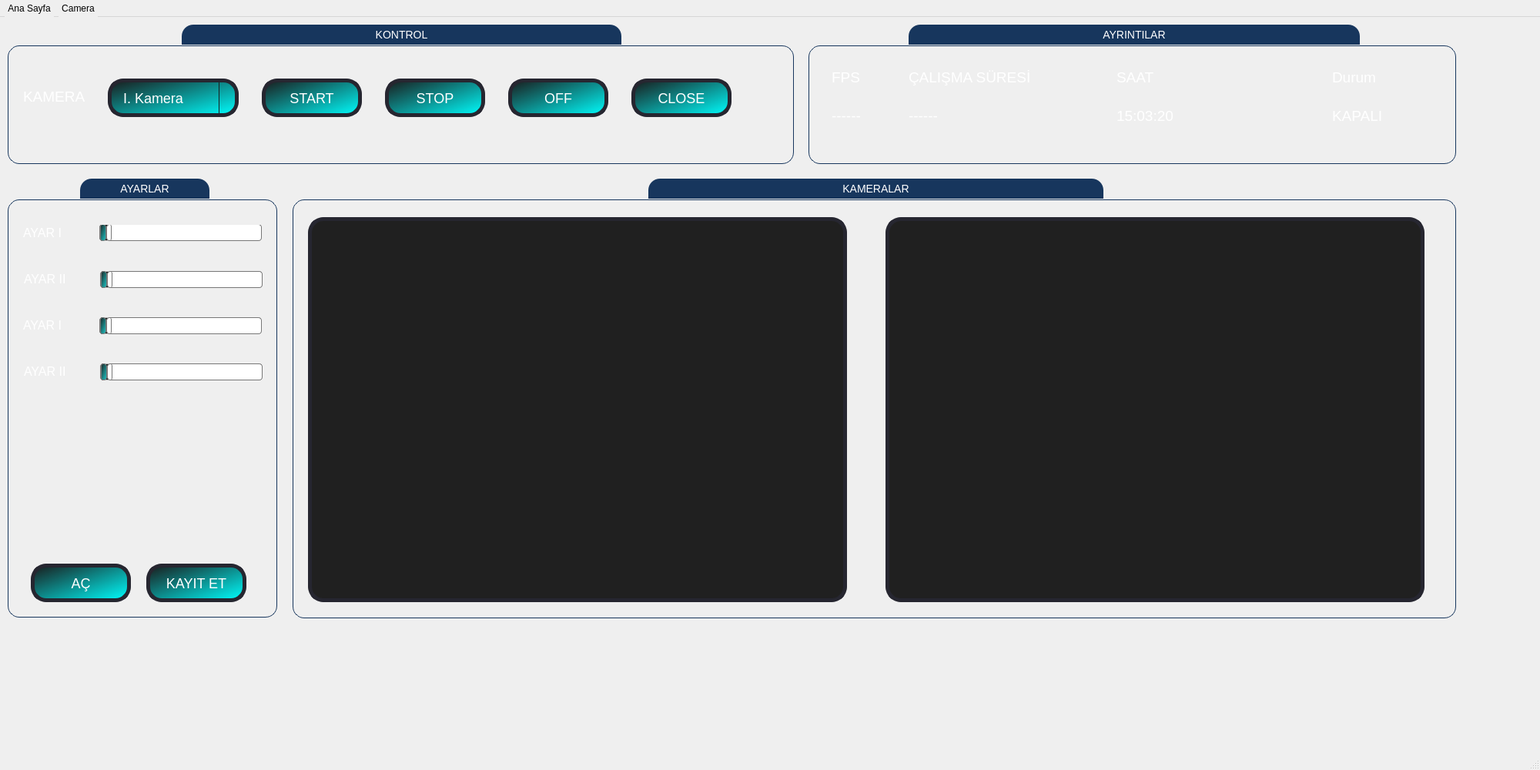
<?xml version="1.0" encoding="UTF-8"?>
<ui version="4.0">
 <class>Camera_Window</class>
 <widget class="QMainWindow" name="Camera_Window">
  <property name="geometry">
   <rect>
    <x>0</x>
    <y>0</y>
    <width>2000</width>
    <height>1000</height>
   </rect>
  </property>
  <property name="windowTitle">
   <string>MainWindow</string>
  </property>
  <property name="styleSheet">
   <string notr="true">background-color: rgb(26, 26, 26);
QMenuBar {
  background-color: #455364;
  padding: 2px;
  border: 1px solid #19232D;
  color: #E0E1E3;
  selection-background-color: #1A72BB;
}

QMenuBar:focus {
  border: 1px solid #346792;
}

QMenuBar::item {
  background: transparent;
  padding: 4px;
}

QMenuBar::item:selected {
  padding: 4px;
  background: transparent;
  border: 0px solid #455364;
  background-color: #1A72BB;
}

QMenuBar::item:pressed {
  padding: 4px;
  border: 0px solid #455364;
  background-color: #1A72BB;
  color: #E0E1E3;
  margin-bottom: 0px;
  padding-bottom: 0px;
}

/* QMenu ------------------------------------------------------------------

https://doc.qt.io/qt-5/stylesheet-examples.html#customizing-qmenu

--------------------------------------------------------------------------- */
QMenu {
  border: 0px solid #455364;
  color: #E0E1E3;
  margin: 0px;
  background-color: #37414F;
  selection-background-color: #1A72BB;
}

QMenu::separator {
  height: 1px;
  background-color: #60798B;
  color: #E0E1E3;
}

QMenu::item {
  background-color: #37414F;
  padding: 4px 24px 4px 28px;
  /* Reserve space for selection border */
  border: 1px transparent #455364;
}

QMenu::item:selected {
  color: #E0E1E3;
  background-color: #1A72BB;
}

QMenu::item:pressed {
  background-color: #1A72BB;
}

QMenu::icon {
  padding-left: 10px;
  width: 14px;
  height: 14px;
}

QMenu::indicator {
  padding-left: 8px;
  width: 12px;
  height: 12px;
  /* non-exclusive indicator = check box style indicator (see QActionGroup::setExclusive) */
  /* exclusive indicator = radio button style indicator (see QActionGroup::setExclusive) */
}
</string>
  </property>
  <widget class="QWidget" name="centralwidget">
   <widget class="QGroupBox" name="groupBox">
    <property name="geometry">
     <rect>
      <x>10</x>
      <y>10</y>
      <width>1021</width>
      <height>181</height>
     </rect>
    </property>
    <property name="styleSheet">
     <string notr="true">QGroupBox  {
    border: 1px solid gray;
    border-color: #FF17365D;
    margin-top: 27px;
    font-size: 14px;
    border-radius: 15px;
}

QGroupBox::title  {
    subcontrol-origin: margin;
    subcontrol-position: top center;
    padding: 5px 8000px 5px 8000px;
    background-color: #FF17365D;
    color: rgb(255, 255, 255);
	border-top-left-radius: 15px;
    border-top-right-radius: 15px;
    padding: 5px 250px;
    background-color: #FF17365D;
}
</string>
    </property>
    <property name="title">
     <string>KONTROL</string>
    </property>
    <widget class="QPushButton" name="Stop_pushButton">
     <property name="geometry">
      <rect>
       <x>490</x>
       <y>70</y>
       <width>130</width>
       <height>50</height>
      </rect>
     </property>
     <property name="styleSheet">
      <string notr="true">QPushButton {
	color:white;
    background-color: qlineargradient(x1:0, y1:0, x2:1,y2:1, stop: 1 rgb(0, 255, 255), stop: 0 rgb(26, 26, 26));

    border-color: rgb(26, 26, 26);
    border-width: 1px;
    border-style: solid;
	border-radius:20px;
	font:18px;
	border: 5px solid rgb(38, 38, 48);
}

QPushButton:hover {
	
	background-color: rgb(30, 150, 150);
}
</string>
     </property>
     <property name="text">
      <string>STOP</string>
     </property>
    </widget>
    <widget class="QPushButton" name="Start_pushButton">
     <property name="geometry">
      <rect>
       <x>330</x>
       <y>70</y>
       <width>130</width>
       <height>50</height>
      </rect>
     </property>
     <property name="styleSheet">
      <string notr="true">QPushButton {
	color:white;
    background-color: qlineargradient(x1:0, y1:0, x2:1,y2:1, stop: 1 rgb(0, 255, 255), stop: 0 rgb(26, 26, 26));

    border-color: rgb(26, 26, 26);
    border-width: 1px;
    border-style: solid;
	border-radius:20px;
	font:18px;
	border: 5px solid rgb(38, 38, 48);
}

QPushButton:hover {
	
	background-color: rgb(30, 150, 150);
}
</string>
     </property>
     <property name="text">
      <string>START</string>
     </property>
    </widget>
    <widget class="QLabel" name="label_3">
     <property name="geometry">
      <rect>
       <x>20</x>
       <y>75</y>
       <width>111</width>
       <height>37</height>
      </rect>
     </property>
     <property name="font">
      <font>
       <pointsize>14</pointsize>
      </font>
     </property>
     <property name="styleSheet">
      <string notr="true">color:white;</string>
     </property>
     <property name="text">
      <string>KAMERA</string>
     </property>
    </widget>
    <widget class="QPushButton" name="Off_pushButton">
     <property name="geometry">
      <rect>
       <x>650</x>
       <y>70</y>
       <width>130</width>
       <height>50</height>
      </rect>
     </property>
     <property name="styleSheet">
      <string notr="true">QPushButton {
	color:white;
    background-color: qlineargradient(x1:0, y1:0, x2:1,y2:1, stop: 1 rgb(0, 255, 255), stop: 0 rgb(26, 26, 26));

    border-color: rgb(26, 26, 26);
    border-width: 1px;
    border-style: solid;
	border-radius:20px;
	font:18px;
	border: 5px solid rgb(38, 38, 48);
}

QPushButton:hover {
	
	background-color: rgb(30, 150, 150);
}
</string>
     </property>
     <property name="text">
      <string>OFF</string>
     </property>
    </widget>
    <widget class="QComboBox" name="Camera_comboBox">
     <property name="geometry">
      <rect>
       <x>130</x>
       <y>70</y>
       <width>170</width>
       <height>50</height>
      </rect>
     </property>
     <property name="styleSheet">
      <string notr="true">QComboBox
{

    color:white;
    background-color: qlineargradient(x1:0, y1:0, x2:1,y2:1, stop: 1 rgb(0, 255, 255), stop: 0 rgb(26, 26, 26));
    border-color: rgb(26, 26, 26);
    border-width: 1px;
    border-style: solid;
	border-radius:20px;
	font:18px;
	border: 5px solid rgb(38, 38, 48);
	padding-left: 15px;
}

QComboBox QListView
{
    border-style: none;
    background-color: qlineargradient(x1:0, y1:0, x2:1,y2:1, stop: 1 rgb(30, 200, 200), stop: 0 rgb(26, 26, 26));
}

QComboBox::drop-down
{
    width: 20px;
    border: 1px;
    border-color:rgb(26, 26, 26);
    border-left-style:solid;
    border-top-style: none;
    border-bottom-style: none;
    border-right-style: none;
}

QComboBox::down-arrow
{
    width: 16px;
    height: 16px;
}</string>
     </property>
     <item>
      <property name="text">
       <string>I. Kamera</string>
      </property>
     </item>
     <item>
      <property name="text">
       <string>II. Kamera</string>
      </property>
     </item>
     <item>
      <property name="text">
       <string>III. Kamera</string>
      </property>
     </item>
     <item>
      <property name="text">
       <string>IV. Kamera</string>
      </property>
     </item>
    </widget>
    <widget class="QPushButton" name="Close_pushButton">
     <property name="geometry">
      <rect>
       <x>810</x>
       <y>70</y>
       <width>130</width>
       <height>50</height>
      </rect>
     </property>
     <property name="styleSheet">
      <string notr="true">QPushButton {
	color:white;
    background-color: qlineargradient(x1:0, y1:0, x2:1,y2:1, stop: 1 rgb(0, 255, 255), stop: 0 rgb(26, 26, 26));

    border-color: rgb(26, 26, 26);
    border-width: 1px;
    border-style: solid;
	border-radius:20px;
	font:18px;
	border: 5px solid rgb(38, 38, 48);
}

QPushButton:hover {
	
	background-color: rgb(30, 150, 150);
}
</string>
     </property>
     <property name="text">
      <string>CLOSE</string>
     </property>
    </widget>
   </widget>
   <widget class="QGroupBox" name="groupBox_2">
    <property name="geometry">
     <rect>
      <x>1050</x>
      <y>10</y>
      <width>841</width>
      <height>181</height>
     </rect>
    </property>
    <property name="styleSheet">
     <string notr="true">QGroupBox  {
    border: 1px solid gray;
    border-color: #FF17365D;
    margin-top: 27px;
    font-size: 14px;
    border-radius: 15px;
}

QGroupBox::title  {
    subcontrol-origin: margin;
    subcontrol-position: top center;
    padding: 5px 8000px 5px 8000px;
    background-color: #FF17365D;
    color: rgb(255, 255, 255);
	border-top-left-radius: 15px;
    border-top-right-radius: 15px;
    padding: 5px 250px;
    background-color: #FF17365D;
}
</string>
    </property>
    <property name="title">
     <string>AYRINTILAR</string>
    </property>
    <widget class="QLabel" name="label_9">
     <property name="geometry">
      <rect>
       <x>130</x>
       <y>100</y>
       <width>231</width>
       <height>37</height>
      </rect>
     </property>
     <property name="font">
      <font>
       <pointsize>14</pointsize>
       <weight>50</weight>
       <italic>false</italic>
       <bold>false</bold>
      </font>
     </property>
     <property name="styleSheet">
      <string notr="true">color: rgb(255, 255, 255);</string>
     </property>
     <property name="text">
      <string>------</string>
     </property>
    </widget>
    <widget class="QLabel" name="Fps_label">
     <property name="geometry">
      <rect>
       <x>30</x>
       <y>50</y>
       <width>61</width>
       <height>37</height>
      </rect>
     </property>
     <property name="font">
      <font>
       <pointsize>14</pointsize>
       <weight>50</weight>
       <italic>false</italic>
       <bold>false</bold>
      </font>
     </property>
     <property name="styleSheet">
      <string notr="true">color: rgb(255, 255, 255);</string>
     </property>
     <property name="text">
      <string>FPS</string>
     </property>
    </widget>
    <widget class="QLabel" name="label_8">
     <property name="geometry">
      <rect>
       <x>30</x>
       <y>100</y>
       <width>61</width>
       <height>37</height>
      </rect>
     </property>
     <property name="font">
      <font>
       <pointsize>14</pointsize>
       <weight>50</weight>
       <italic>false</italic>
       <bold>false</bold>
      </font>
     </property>
     <property name="styleSheet">
      <string notr="true">color: rgb(255, 255, 255);</string>
     </property>
     <property name="text">
      <string>------</string>
     </property>
    </widget>
    <widget class="QLabel" name="label_10">
     <property name="geometry">
      <rect>
       <x>400</x>
       <y>50</y>
       <width>231</width>
       <height>37</height>
      </rect>
     </property>
     <property name="font">
      <font>
       <pointsize>14</pointsize>
       <weight>50</weight>
       <italic>false</italic>
       <bold>false</bold>
      </font>
     </property>
     <property name="styleSheet">
      <string notr="true">color: rgb(255, 255, 255);</string>
     </property>
     <property name="text">
      <string>SAAT</string>
     </property>
    </widget>
    <widget class="QLabel" name="Calisma_label">
     <property name="geometry">
      <rect>
       <x>130</x>
       <y>50</y>
       <width>231</width>
       <height>37</height>
      </rect>
     </property>
     <property name="font">
      <font>
       <pointsize>14</pointsize>
       <weight>50</weight>
       <italic>false</italic>
       <bold>false</bold>
      </font>
     </property>
     <property name="styleSheet">
      <string notr="true">color: rgb(255, 255, 255);</string>
     </property>
     <property name="text">
      <string>ÇALIŞMA SÜRESİ</string>
     </property>
    </widget>
    <widget class="QLabel" name="label_11">
     <property name="geometry">
      <rect>
       <x>400</x>
       <y>100</y>
       <width>231</width>
       <height>37</height>
      </rect>
     </property>
     <property name="font">
      <font>
       <pointsize>14</pointsize>
       <weight>50</weight>
       <italic>false</italic>
       <bold>false</bold>
      </font>
     </property>
     <property name="styleSheet">
      <string notr="true">color: rgb(255, 255, 255);</string>
     </property>
     <property name="text">
      <string>15:03:20</string>
     </property>
    </widget>
    <widget class="QLabel" name="Durum_Cam">
     <property name="geometry">
      <rect>
       <x>680</x>
       <y>100</y>
       <width>231</width>
       <height>37</height>
      </rect>
     </property>
     <property name="font">
      <font>
       <pointsize>14</pointsize>
       <weight>50</weight>
       <italic>false</italic>
       <bold>false</bold>
      </font>
     </property>
     <property name="styleSheet">
      <string notr="true">color: rgb(255, 255, 255);</string>
     </property>
     <property name="text">
      <string>KAPALI</string>
     </property>
    </widget>
    <widget class="QLabel" name="label_15">
     <property name="geometry">
      <rect>
       <x>680</x>
       <y>50</y>
       <width>231</width>
       <height>37</height>
      </rect>
     </property>
     <property name="font">
      <font>
       <pointsize>14</pointsize>
       <weight>50</weight>
       <italic>false</italic>
       <bold>false</bold>
      </font>
     </property>
     <property name="styleSheet">
      <string notr="true">color: rgb(255, 255, 255);</string>
     </property>
     <property name="text">
      <string>Durum</string>
     </property>
    </widget>
   </widget>
   <widget class="QGroupBox" name="groupBox_3">
    <property name="geometry">
     <rect>
      <x>10</x>
      <y>210</y>
      <width>350</width>
      <height>570</height>
     </rect>
    </property>
    <property name="styleSheet">
     <string notr="true">QGroupBox  {
    border: 1px solid gray;
    border-color: #FF17365D;
    margin-top: 27px;
    font-size: 14px;
    border-radius: 15px;
}

QGroupBox::title  {
    subcontrol-origin: margin;
    subcontrol-position: top center;
    padding: 5px 8000px 5px 8000px;
    background-color: #FF17365D;
    color: rgb(255, 255, 255);
	border-top-left-radius: 15px;
    border-top-right-radius: 15px;
    padding: 5px 50px;
    background-color: #FF17365D;
}
</string>
    </property>
    <property name="title">
     <string>AYARLAR</string>
    </property>
    <widget class="QSlider" name="horizontalSlider">
     <property name="geometry">
      <rect>
       <x>119</x>
       <y>60</y>
       <width>211</width>
       <height>21</height>
      </rect>
     </property>
     <property name="styleSheet">
      <string notr="true">QSlider::groove:horizontal {
	border: 1px solid #bbb;
	background-color: rgb(26, 26, 26);
	height: 20px;
	border-radius: 4px;
}

QSlider::sub-page:horizontal {
	background: qlineargradient(x1:0, y1:0, x2:1,y2:1, stop: 1 rgb(30, 200, 200), stop: 0 rgb(26, 26, 26));
	background: qlineargradient(x1:0, y1:0, x2:1,y2:1, stop: 1 rgb(30, 200, 200), stop: 0 rgb(26, 26, 26));
	border: 1px solid #777;
	height: 10px;
	border-radius: 4px;
}

QSlider::add-page:horizontal {
	background: #fff;
	border: 1px solid #777;
	height: 10px;
	border-radius: 4px;
}

QSlider::handle:horizontal {
	background: qlineargradient(x1:0, y1:0, x2:1, y2:1,
    stop:0 #FF17365D, stop:1 #FF17365D);
	border: 1px solid #777;
	width: 13px;
	margin-top: -2px;
	margin-bottom: -2px;
	border-radius: 4px;
}

QSlider::handle:horizontal:hover {
	background: qlineargradient(x1:0, y1:0, x2:1, y2:1,
    stop:0 #FF17365D, stop:1 #FF17365D);
	border: 1px solid #444;
	border-radius: 4px;
}

QSlider::sub-page:horizontal:disabled {
	background: #bbb;
	border-color: #999;
}

QSlider::add-page:horizontal:disabled {
	background: #eee;
	border-color: #999;
}

QSlider::handle:horizontal:disabled {
	background: #eee;
	border: 1px solid #aaa;
	border-radius: 4px;
}</string>
     </property>
     <property name="orientation">
      <enum>Qt::Horizontal</enum>
     </property>
    </widget>
    <widget class="QLabel" name="label_4">
     <property name="geometry">
      <rect>
       <x>20</x>
       <y>50</y>
       <width>100</width>
       <height>40</height>
      </rect>
     </property>
     <property name="font">
      <font>
       <pointsize>12</pointsize>
       <weight>50</weight>
       <italic>false</italic>
       <bold>false</bold>
      </font>
     </property>
     <property name="styleSheet">
      <string notr="true">color:white;</string>
     </property>
     <property name="text">
      <string>AYAR I</string>
     </property>
    </widget>
    <widget class="QLabel" name="label_5">
     <property name="geometry">
      <rect>
       <x>21</x>
       <y>110</y>
       <width>100</width>
       <height>40</height>
      </rect>
     </property>
     <property name="font">
      <font>
       <pointsize>12</pointsize>
       <weight>50</weight>
       <italic>false</italic>
       <bold>false</bold>
      </font>
     </property>
     <property name="styleSheet">
      <string notr="true">color:white;</string>
     </property>
     <property name="text">
      <string>AYAR II</string>
     </property>
    </widget>
    <widget class="QSlider" name="horizontalSlider_2">
     <property name="geometry">
      <rect>
       <x>120</x>
       <y>120</y>
       <width>211</width>
       <height>22</height>
      </rect>
     </property>
     <property name="styleSheet">
      <string notr="true">QSlider::groove:horizontal {
	border: 1px solid #bbb;
	background-color: rgb(26, 26, 26);
	height: 20px;
	border-radius: 4px;
}

QSlider::sub-page:horizontal {
	background: qlineargradient(x1:0, y1:0, x2:1,y2:1, stop: 1 rgb(30, 200, 200), stop: 0 rgb(26, 26, 26));
	background: qlineargradient(x1:0, y1:0, x2:1,y2:1, stop: 1 rgb(30, 200, 200), stop: 0 rgb(26, 26, 26));
	border: 1px solid #777;
	height: 10px;
	border-radius: 4px;
}

QSlider::add-page:horizontal {
	background: #fff;
	border: 1px solid #777;
	height: 10px;
	border-radius: 4px;
}

QSlider::handle:horizontal {
	background: qlineargradient(x1:0, y1:0, x2:1, y2:1,
    stop:0 #FF17365D, stop:1 #FF17365D);
	border: 1px solid #777;
	width: 13px;
	margin-top: -2px;
	margin-bottom: -2px;
	border-radius: 4px;
}

QSlider::handle:horizontal:hover {
	background: qlineargradient(x1:0, y1:0, x2:1, y2:1,
    stop:0 #FF17365D, stop:1 #FF17365D);
	border: 1px solid #444;
	border-radius: 4px;
}

QSlider::sub-page:horizontal:disabled {
	background: #bbb;
	border-color: #999;
}

QSlider::add-page:horizontal:disabled {
	background: #eee;
	border-color: #999;
}

QSlider::handle:horizontal:disabled {
	background: #eee;
	border: 1px solid #aaa;
	border-radius: 4px;
}</string>
     </property>
     <property name="orientation">
      <enum>Qt::Horizontal</enum>
     </property>
    </widget>
    <widget class="QLabel" name="label_12">
     <property name="geometry">
      <rect>
       <x>20</x>
       <y>170</y>
       <width>100</width>
       <height>40</height>
      </rect>
     </property>
     <property name="font">
      <font>
       <pointsize>12</pointsize>
       <weight>50</weight>
       <italic>false</italic>
       <bold>false</bold>
      </font>
     </property>
     <property name="styleSheet">
      <string notr="true">color:white;</string>
     </property>
     <property name="text">
      <string>AYAR I</string>
     </property>
    </widget>
    <widget class="QSlider" name="horizontalSlider_3">
     <property name="geometry">
      <rect>
       <x>119</x>
       <y>180</y>
       <width>211</width>
       <height>22</height>
      </rect>
     </property>
     <property name="styleSheet">
      <string notr="true">QSlider::groove:horizontal {
	border: 1px solid #bbb;
	background-color: rgb(26, 26, 26);
	height: 20px;
	border-radius: 4px;
}

QSlider::sub-page:horizontal {
	background: qlineargradient(x1:0, y1:0, x2:1,y2:1, stop: 1 rgb(30, 200, 200), stop: 0 rgb(26, 26, 26));
	background: qlineargradient(x1:0, y1:0, x2:1,y2:1, stop: 1 rgb(30, 200, 200), stop: 0 rgb(26, 26, 26));
	border: 1px solid #777;
	height: 10px;
	border-radius: 4px;
}

QSlider::add-page:horizontal {
	background: #fff;
	border: 1px solid #777;
	height: 10px;
	border-radius: 4px;
}

QSlider::handle:horizontal {
	background: qlineargradient(x1:0, y1:0, x2:1, y2:1,
    stop:0 #FF17365D, stop:1 #FF17365D);
	border: 1px solid #777;
	width: 13px;
	margin-top: -2px;
	margin-bottom: -2px;
	border-radius: 4px;
}

QSlider::handle:horizontal:hover {
	background: qlineargradient(x1:0, y1:0, x2:1, y2:1,
    stop:0 #FF17365D, stop:1 #FF17365D);
	border: 1px solid #444;
	border-radius: 4px;
}

QSlider::sub-page:horizontal:disabled {
	background: #bbb;
	border-color: #999;
}

QSlider::add-page:horizontal:disabled {
	background: #eee;
	border-color: #999;
}

QSlider::handle:horizontal:disabled {
	background: #eee;
	border: 1px solid #aaa;
	border-radius: 4px;
}</string>
     </property>
     <property name="orientation">
      <enum>Qt::Horizontal</enum>
     </property>
    </widget>
    <widget class="QLabel" name="label_13">
     <property name="geometry">
      <rect>
       <x>21</x>
       <y>230</y>
       <width>100</width>
       <height>40</height>
      </rect>
     </property>
     <property name="font">
      <font>
       <pointsize>12</pointsize>
       <weight>50</weight>
       <italic>false</italic>
       <bold>false</bold>
      </font>
     </property>
     <property name="styleSheet">
      <string notr="true">color:white;</string>
     </property>
     <property name="text">
      <string>AYAR II</string>
     </property>
    </widget>
    <widget class="QSlider" name="horizontalSlider_4">
     <property name="geometry">
      <rect>
       <x>120</x>
       <y>240</y>
       <width>211</width>
       <height>22</height>
      </rect>
     </property>
     <property name="styleSheet">
      <string notr="true">QSlider::groove:horizontal {
	border: 1px solid #bbb;
	background-color: rgb(26, 26, 26);
	height: 20px;
	border-radius: 4px;
}

QSlider::sub-page:horizontal {
	background: qlineargradient(x1:0, y1:0, x2:1,y2:1, stop: 1 rgb(30, 200, 200), stop: 0 rgb(26, 26, 26));
	background: qlineargradient(x1:0, y1:0, x2:1,y2:1, stop: 1 rgb(30, 200, 200), stop: 0 rgb(26, 26, 26));
	border: 1px solid #777;
	height: 10px;
	border-radius: 4px;
}

QSlider::add-page:horizontal {
	background: #fff;
	border: 1px solid #777;
	height: 10px;
	border-radius: 4px;
}

QSlider::handle:horizontal {
	background: qlineargradient(x1:0, y1:0, x2:1, y2:1,
    stop:0 #FF17365D, stop:1 #FF17365D);
	border: 1px solid #777;
	width: 13px;
	margin-top: -2px;
	margin-bottom: -2px;
	border-radius: 4px;
}

QSlider::handle:horizontal:hover {
	background: qlineargradient(x1:0, y1:0, x2:1, y2:1,
    stop:0 #FF17365D, stop:1 #FF17365D);
	border: 1px solid #444;
	border-radius: 4px;
}

QSlider::sub-page:horizontal:disabled {
	background: #bbb;
	border-color: #999;
}

QSlider::add-page:horizontal:disabled {
	background: #eee;
	border-color: #999;
}

QSlider::handle:horizontal:disabled {
	background: #eee;
	border: 1px solid #aaa;
	border-radius: 4px;
}</string>
     </property>
     <property name="orientation">
      <enum>Qt::Horizontal</enum>
     </property>
    </widget>
    <widget class="QPushButton" name="Ac_pushButton">
     <property name="geometry">
      <rect>
       <x>30</x>
       <y>500</y>
       <width>130</width>
       <height>50</height>
      </rect>
     </property>
     <property name="styleSheet">
      <string notr="true">QPushButton {
	color:white;
    background-color: qlineargradient(x1:0, y1:0, x2:1,y2:1, stop: 1 rgb(0, 255, 255), stop: 0 rgb(26, 26, 26));

    border-color: rgb(26, 26, 26);
    border-width: 1px;
    border-style: solid;
	border-radius:20px;
	font:18px;
	border: 5px solid rgb(38, 38, 48);
}

QPushButton:hover {
	
	background-color: rgb(30, 150, 150);
}
</string>
     </property>
     <property name="text">
      <string>AÇ</string>
     </property>
    </widget>
    <widget class="QPushButton" name="Kayit_pushButton_2">
     <property name="geometry">
      <rect>
       <x>180</x>
       <y>500</y>
       <width>130</width>
       <height>50</height>
      </rect>
     </property>
     <property name="styleSheet">
      <string notr="true">QPushButton {
	color:white;
    background-color: qlineargradient(x1:0, y1:0, x2:1,y2:1, stop: 1 rgb(0, 255, 255), stop: 0 rgb(26, 26, 26));

    border-color: rgb(26, 26, 26);
    border-width: 1px;
    border-style: solid;
	border-radius:20px;
	font:18px;
	border: 5px solid rgb(38, 38, 48);
}

QPushButton:hover {
	
	background-color: rgb(30, 150, 150);
}
</string>
     </property>
     <property name="text">
      <string>KAYIT ET</string>
     </property>
    </widget>
   </widget>
   <widget class="QGroupBox" name="groupBox_4">
    <property name="geometry">
     <rect>
      <x>380</x>
      <y>210</y>
      <width>1511</width>
      <height>571</height>
     </rect>
    </property>
    <property name="styleSheet">
     <string notr="true">QGroupBox  {
    border: 1px solid gray;
    border-color: #FF17365D;
    margin-top: 27px;
    font-size: 14px;
    border-radius: 15px;
}

QGroupBox::title  {
    subcontrol-origin: margin;
    subcontrol-position: top center;
    padding: 5px 8000px 5px 8000px;
    background-color: #FF17365D;
    color: rgb(255, 255, 255);
	border-top-left-radius: 15px;
    border-top-right-radius: 15px;
    padding: 5px 250px;
    background-color: #FF17365D;
}
</string>
    </property>
    <property name="title">
     <string>KAMERALAR</string>
    </property>
    <widget class="QLabel" name="Camera_1">
     <property name="geometry">
      <rect>
       <x>20</x>
       <y>50</y>
       <width>700</width>
       <height>500</height>
      </rect>
     </property>
     <property name="styleSheet">
      <string notr="true">QLabel{
	border: 5px solid rgb(38, 38, 48);
	border-radius: 20px;
	color: #FFF;
	padding-left: 15px;
	background-color: rgb(32, 32, 32);
}</string>
     </property>
     <property name="text">
      <string/>
     </property>
    </widget>
    <widget class="QLabel" name="Camera_2">
     <property name="geometry">
      <rect>
       <x>770</x>
       <y>50</y>
       <width>700</width>
       <height>500</height>
      </rect>
     </property>
     <property name="styleSheet">
      <string notr="true">QLabel{
	border: 5px solid rgb(38, 38, 48);
	border-radius: 20px;
	color: #FFF;
	padding-left: 15px;
	background-color: rgb(32, 32, 32);
}</string>
     </property>
     <property name="text">
      <string/>
     </property>
    </widget>
   </widget>
  </widget>
  <widget class="QMenuBar" name="menubar">
   <property name="geometry">
    <rect>
     <x>0</x>
     <y>0</y>
     <width>2000</width>
     <height>26</height>
    </rect>
   </property>
   <widget class="QMenu" name="menuAna_Sayfa">
    <property name="title">
     <string>Ana Sayfa</string>
    </property>
   </widget>
   <widget class="QMenu" name="menuCamera">
    <property name="title">
     <string>Camera</string>
    </property>
   </widget>
   <addaction name="menuAna_Sayfa"/>
   <addaction name="menuCamera"/>
  </widget>
  <widget class="QStatusBar" name="statusbar"/>
 </widget>
 <resources/>
 <connections/>
</ui>
